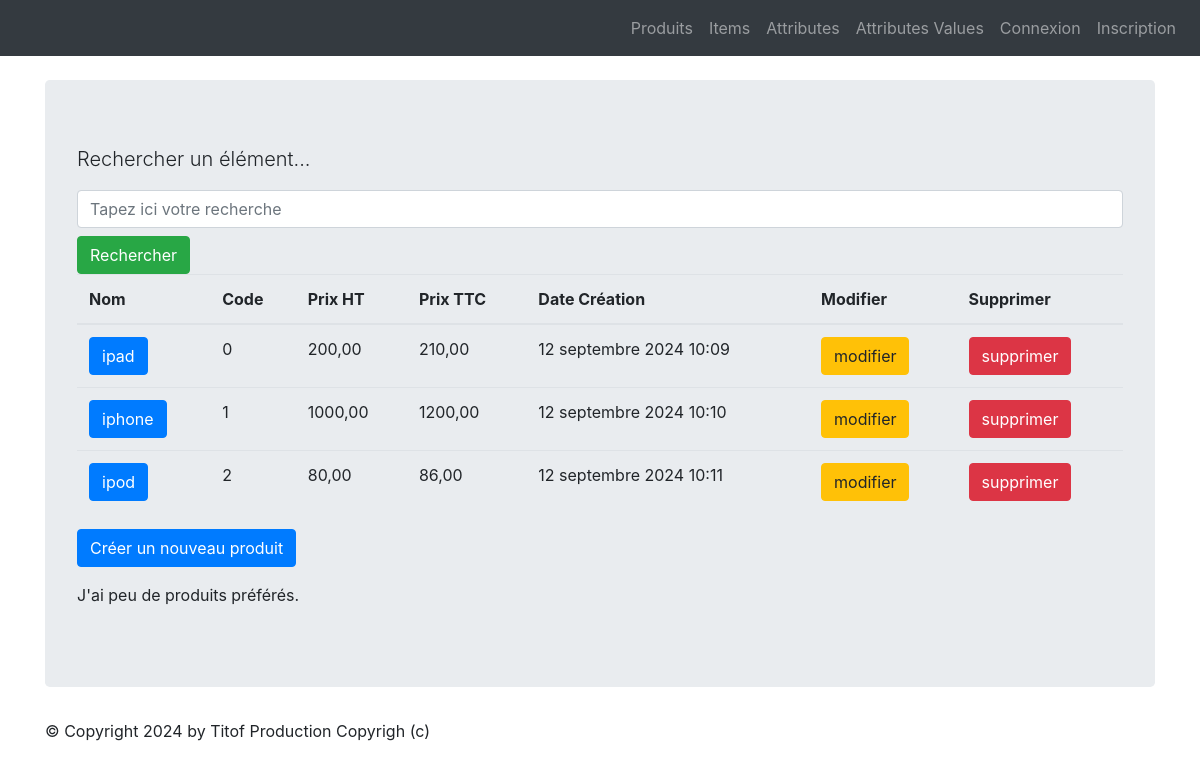
Screenshot of /monapp/product/list with the database file from the repository.
### monapp/models.py (models this page shows, shortened)
class Product(models.Model):
    class Meta:
        verbose_name = "Produit"
    name          = models.CharField(max_length=100)
    code          = models.CharField(max_length=10, null=True, blank=True, unique=True)
    price_ht      = models.DecimalField(max_digits=8, decimal_places=2,  null=True, blank=True, verbose_name="Prix unitaire HT")
    price_ttc     = models.DecimalField(max_digits=8, decimal_places=2,  null=True, blank=True, verbose_name="Prix unitaire TTC")
    status        = models.SmallIntegerField(choices=PRODUCT_STATUS, default=0)
    date_creation =  models.DateTimeField(default=timezone.now, blank=True, verbose_name="Date création")

### monapp/views.py (the view)
# urls.py: path("product/list",views.ProductListView.as_view(),name="product-list"),
class ProductListView(ListView):
    model = Product
    template_name = "monapp/list_products.html"
    context_object_name = "products"
    def get_queryset(self ):
        query = self.request.GET.get('search')
        if query:
            return Product.objects.filter(name__icontains=query)
        return Product.objects.all()
    def get_context_data(self, **kwargs):
        context = super(ProductListView, self).get_context_data(**kwargs)
        context['titremenu'] = "Liste des produits"
        return context

### monapp/templates/monapp/list_products.html (shortened to what this page needs)
{% extends 'monapp/base.html' %}
{% block contenu %}
<p class="lead mb-3 ml-0">Rechercher un élément...</p>
<form method="GET" action="">
    <input class="form-control" type="text" name="search" placeholder="Tapez ici votre recherche"
    value="{{ request.GET.search }}">
    <button type="submit" class="btn btn-success mt-2">Rechercher</button>
</form>
<table class="table">
<thead>
<th>Nom</th>
<th>Code</th>
<th>Prix HT</th>
<th>Prix TTC</th>
<th>Date Création</th>
<th>Modifier</th>
<th>Supprimer</th>
</thead>
<tbody>
{% for prdct in products %}
<tr>
<td><a href="{% url 'product-detail' prdct.id %}" class="btn btn-primary">{{ prdct.name }}</a></td>
<td>{{ prdct.code }} </td>
<td>{{ prdct.price_ht }} </td>
<td>{{ prdct.price_ttc }} </td>
<td>{{ prdct.date_creation }} </td>
<td><a href="{% url 'product-update' prdct.id %}" class="btn btn-warning">modifier</a></td>
<td><a href="{% url 'product-delete' prdct.id %}" class="btn btn-danger">supprimer</a></td>
</tr>
{% endfor %}
</tbody>
</table>
<p><a href="{% url 'product-add' %}" class="btn btn-primary">Créer un nouveau produit</a></p>
<p>
    J'ai
    {% if prdcts|length < 5 %}
    peu de
    {% elif prdcts|length < 10 %}
    quelques
    {% else %}
    beaucoup de
    {% endif %}
    produits préférés.
</p>
{% endblock %}

### rows the page displays
Product: name "ipad", code "0", price_ht "200,00", price_ttc "210,00", date_creation "12 septembre 2024 10:09"
Product: name "iphone", code "1", price_ht "1000,00", price_ttc "1200,00", date_creation "12 septembre 2024 10:10"
Product: name "ipod", code "2", price_ht "80,00", price_ttc "86,00", date_creation "12 septembre 2024 10:11"
